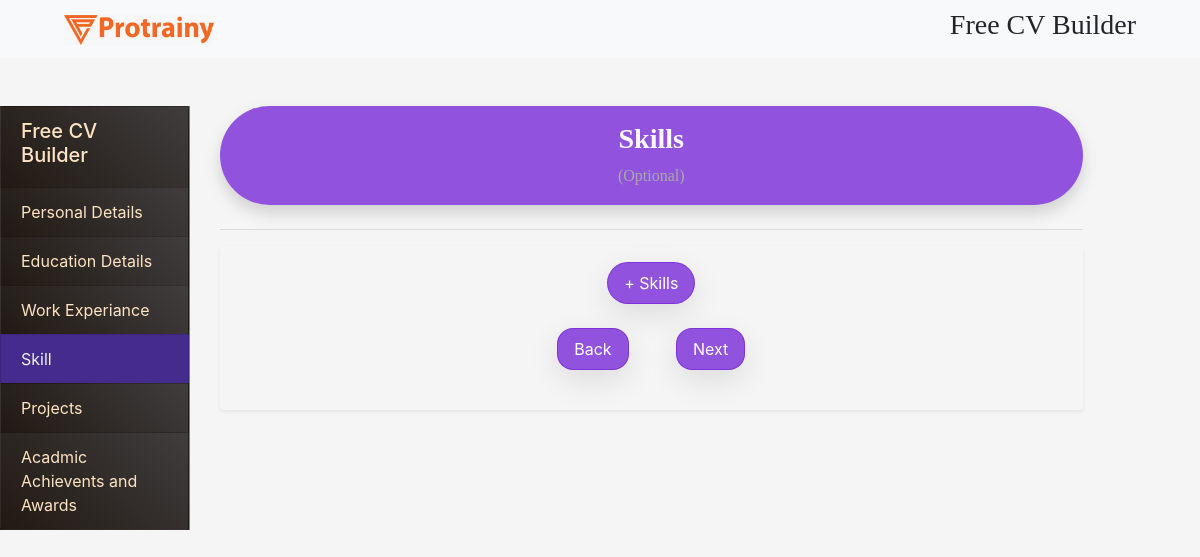
The page /skills on the database as committed earlier.
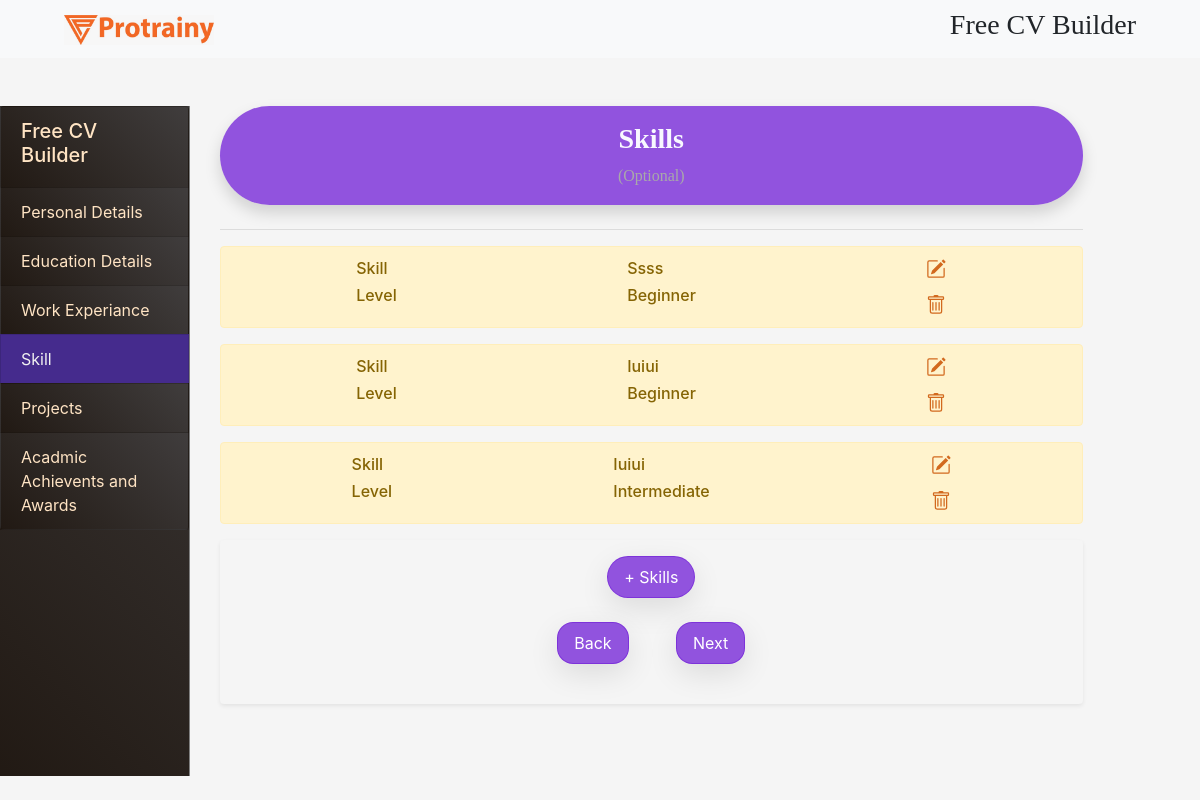
The same page on the database as committed later.
### resume_maker/models.py (models this page shows, shortened)
class SkillSet(models.Model):
    levels = [
        ('Beginner','Beginner'),
        ('Intermediate','Intermediate'),
        ('Advanced','Advanced')
    ]
    person = models.ForeignKey(Person,on_delete=models.CASCADE)
    skill = models.CharField(max_length=25)
    experience = models.CharField(choices = levels,max_length = 25)

### resume_maker/views.py (the view)
# urls.py: path('skills',views.skill),
def skill(request, id=None):
    show = True
    person = Person.objects.last()
    skills = SkillSet.objects.filter(person=person)
    if request.method == "POST":
        next = True
        form = SkillsForm(request.POST)
        if form.is_valid():
            cd = form.cleaned_data
            skill = cd.get('skill')
            exp = cd.get('experience')
            show = True
            data = SkillSet(skill=skill, experience=exp, person=person)
            temp = SkillSet.objects.filter(skill=skill, experience=exp, person=person)
            if temp.exists():
                temp.update(skill=skill, experience=exp, person=person)
            else:
                data.save()
            form = SkillsForm()
            return render(request, "skillset.html", {'next': next, "skill": form, "data": skills, "show": show})
    else:
        form = SkillsForm()
        next = False
    return render(request, "skillset.html", {'next': next, "skill": form, "show": show, "data": skills})

### templates/skillset.html (shortened to what the changed rows need)
{% extends "getinput.html" %}
{% load crispy_forms_tags %}
{% block content %}
    <main class="row">
        <section class="col-md-9 my-4 col-sm-12">
            <div class="container">
                {% with count=1 %}
                    {% for i in data %}
                        <div id="del{{ forloop.counter }}">
                            <div class="alert alert-warning" role="alert">
                                <div class="d-flex justify-content-around flex-wrap ">
                                    <div class="d-flex flex-column flex-wrap ">
                                        <h6 class="text-capitalize">Skill</h6>
                                        <h6 class="text-capitalize">Level</h6>
                                    </div>
                                    <div class="d-flex flex-column  flex-wrap ">
                                        <h6 class="text-capitalize">{{ i.skill }}</h6>
                                        <h6 class="text-capitalize">{{ i.experience }}</h6>
                                    </div>
                                    <div class="d-flex flex-column flex-wrap " style="max-width: 200px">
                                        <svg data-toggle="modal" data-target="#exampleModalCenter{{ forloop.counter }}"
                                             xmlns="http://www.w3.org/2000/svg" width="20" height="20"
                                             fill="currentColor"
                                             class="bi bi-pencil-square " viewBox="0 0 16 16">
                                            <path d="M15.502 1.94a.5.5 0 0 1 0 .706L14.459 3.69l-2-2L13.502.646a.5.5 0 0 1 .707 0l1.293 1.293zm-1.75 2.456l-2-2L4.939 9.21a.5.5 0 0 0-.121.196l-.805 2.414a.25.25 0 0 0 .316.316l2.414-.805a.5.5 0 0 0 .196-.12l6.813-6.814z"/>
                                            <path fill-rule="evenodd"
                                                  d="M1 13.5A1.5 1.5 0 0 0 2.5 15h11a1.5 1.5 0 0 0 1.5-1.5v-6a.5.5 0 0 0-1 0v6a.5.5 0 0 1-.5.5h-11a.5.5 0 0 1-.5-.5v-11a.5.5 0 0 1 .5-.5H9a.5.5 0 0 0 0-1H2.5A1.5 1.5 0 0 0 1 2.5v11z"/>
                                        </svg>
                                        <a href="/skills/{{ i.id }}">
                                        </a>
                                    </div>
                                </div>
                            </div>
                        </div>
                    {% endfor %}
                {% endwith %}
            </div>
        </section>
    </main>
{% endblock %}

Rows that differ between the two databases and show on the page:
added SkillSet: skill "Ssss", experience "Beginner"
added SkillSet: skill "Iuiui", experience "Beginner"
added SkillSet: skill "Iuiui", experience "Intermediate"
